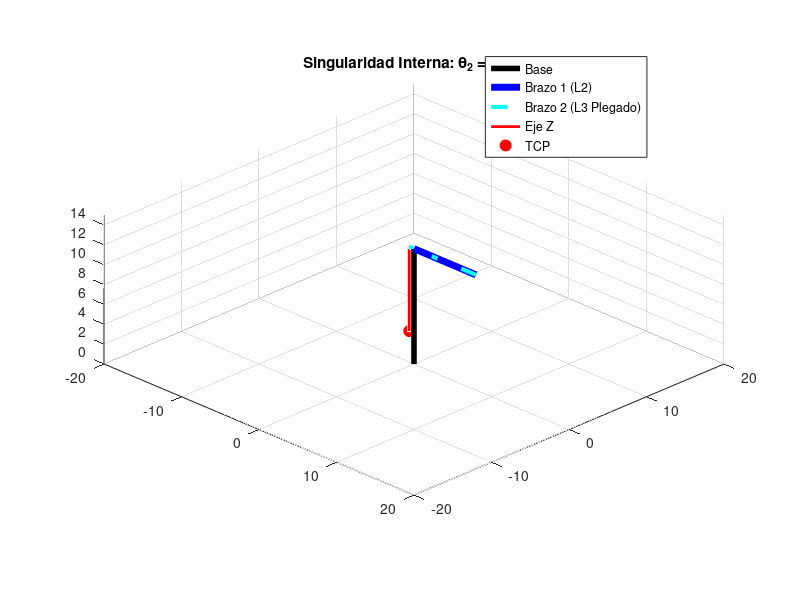

Write the MATLAB code that produced this figure.
clear; clc; close all;

L1 = 11.61; L2 = 7.99; L3 = 8.61; tcp_offset = 8.5;

% CONFIGURACIÓN DE COLAPSO: Brazo doblado sobre sí mismo
th1_deg = 0;
th2_deg = 180; % 180 grados exactos
q3 = 0;

t1 = deg2rad(th1_deg);  
t2 = deg2rad(th2_deg);  

% Evaluar tu determinante del cuaderno: det(J) = 68.7939 * sin(th2)
det_J = 68.7939 * sin(t2);

% Posición cartesiana resultante
Px = L2*cos(t1) + L3*cos(t1+t2);
Py = L2*sin(t1) + L3*sin(t1+t2);
Pz = L1 - tcp_offset - q3;

fprintf('--- ANÁLISIS: BRACITO PLIEGO SOBRE ESLABÓN ---\n');
fprintf('Ángulo Theta 2: %.1f°\n', th2_deg);
fprintf('Determinante calculado: %.6f (¡CERO ABSOLUTO!)\n', det_J);
fprintf('Posición de empaquetamiento -> X: %.2f, Y: %.2f, Z: %.2f\n', Px, Py, Pz);

% Graficar la colisión/plegado
figure('Name','Código 5: Singularidad Interna (180°)','Color','w');
hold on; grid on; view(45, 25); axis([-20 20 -20 20 0 15]); axis equal;

P0 = [0;0;0]; PTB = [0;0;L1]; 
PJ2 = [L2*cos(t1); L2*sin(t1); L1]; 
PJ3 = [Px; Py; L1]; PEF = [Px; Py; Pz];

% Dibujar eslabones (Verás el brazo celeste sobre el azul)
plot3([P0(1) PTB(1)],[P0(2) PTB(2)],[P0(3) PTB(3)],'k-','LineWidth',4);
plot3([PTB(1) PJ2(1)],[PTB(2) PJ2(2)],[PTB(3) PJ2(3)],'b-','LineWidth',5); % L2
plot3([PJ2(1) PJ3(1)],[PJ2(2) PJ3(2)],[PJ2(3) PJ3(3)],'c--','LineWidth',3); % L3 replegado
plot3([PJ3(1) PEF(1)],[PJ3(2) PEF(2)],[PJ3(3) PEF(3)],'r-','LineWidth',2);  % Prisma
plot3(PEF(1),PEF(2),PEF(3),'ro','MarkerFaceColor','r','MarkerSize',8);

title('Singularidad Interna: \theta_2 = 180°');
legend('Base','Brazo 1 (L2)','Brazo 2 (L3 Plegado)','Eje Z','TCP');
